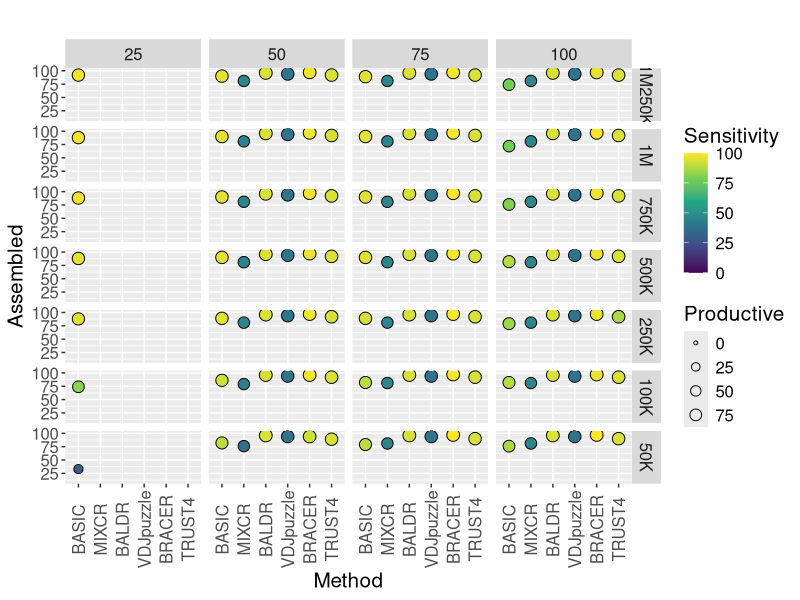
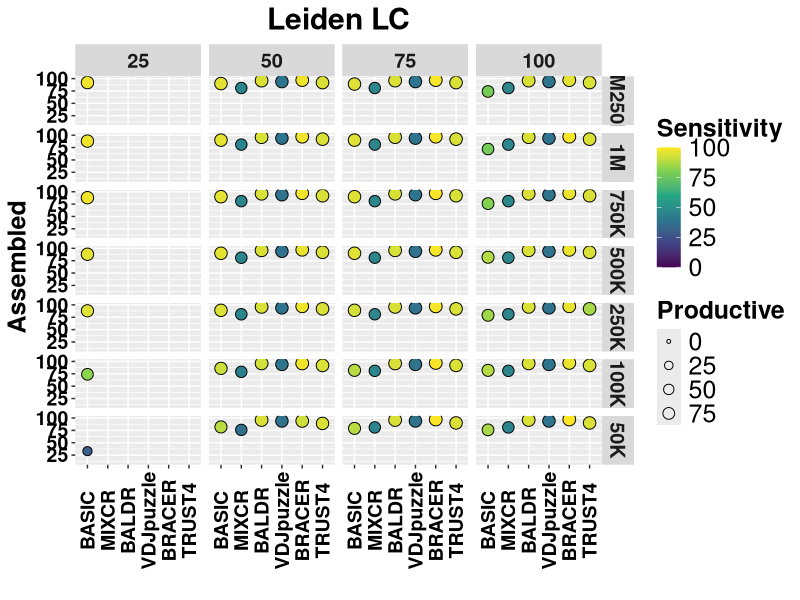

The R script that drew these images, in order:
#Reproduction supplementary figure 1 

rm(list = ls())
library(ggplot2)
library(tidyr)
library(dplyr)
library(RColorBrewer)

#input file is within this folder
sensitivity <- read.table("BALDR_BASIC_LEIDEN.txt",header=T,sep="\t")
head(sensitivity)


colnames(sensitivity)[2] <- "newname2"
sensitivity_Canzar <- subset(sensitivity, Dataset == "Canzar")
sensitivity_Canzar <- subset(sensitivity_Canzar, Read_Length >= 25)

sensitivity_Upd <- subset(sensitivity, Dataset == "Upadhyay")
sensitivity_Upd <- subset(sensitivity_Upd, Read_Length >= 25)

sensitivity_This_Work <- subset(sensitivity, Dataset == "Leiden")
sensitivity_This_Work <- subset(sensitivity_This_Work, Read_Length >= 25)



sensitivity <- rbind(sensitivity_Canzar,sensitivity_Upd,sensitivity_This_Work)


sensitivity$Coverage <- factor(sensitivity$Coverage, levels=c("1M250K", "1M","750K","500K", "250K","100K","50K"))
sensitivity$Dataset <- factor(sensitivity$Dataset, levels=c("Upadhyay", "Canzar","Leiden"))
sensitivity$Method <- factor(sensitivity$Method, levels=c("BASIC", "MIXCR", "BALDR", "VDJpuzzle","BRACER","TRUST4"))
sensitivity$Chain <- factor(sensitivity$Chain, levels=c("Heavy", "Light"))

sensitivity$Percentage_Assembled <- (sensitivity$Percentage_Assembled)*100
sensitivity$Percentage_Productive <- (sensitivity$Percentage_Productive)*100
sensitivity$Percentage_Assembled <- lapply(sensitivity$Percentage_Assembled, as.integer)
sensitivity$Percentage_Productive <- lapply(sensitivity$Percentage_Productive,as.integer)

sensitivity$Percentage_Assembled <- as.numeric(sensitivity$Percentage_Assembled)
sensitivity$Percentage_Productive <- as.numeric(sensitivity$Percentage_Productive)
sensitivity$Sensitivity <- (sensitivity$Sensitivity)*100
head(sensitivity)
names(sensitivity)[3] <- "Assembled_2"
names(sensitivity)[4] <- "Assembled"
names(sensitivity)[5] <- "Productive_2"
names(sensitivity)[6] <- "Productive"
head(sensitivity)

#sensitivity <- subset(sensitivity, Dataset == "Canzar")
#sensitivity <- subset(sensitivity, Chain == "Heavy")

#sensitivity <- subset(sensitivity, Dataset == "Upadhyay")
#sensitivity <- subset(sensitivity, Chain == "Light")


sensitivity <- subset(sensitivity, Dataset == "Leiden")
sensitivity <- subset(sensitivity, Chain == "Light")

p1 <- ggplot(data = sensitivity,
             aes(x = Method, y = Assembled,size=Productive,shape=Sensitivity)) +
  geom_point(aes(size = Productive, fill = Sensitivity), shape = 21) +
  scale_fill_viridis_c()+  scale_size_continuous(range = c(1, 4))

# parsing ok but facet labels are on two different rows
p2 <- p1 +
  facet_grid(Coverage ~ Read_Length)+ 
  theme(axis.text.x=element_text(angle = 90, vjust = 0.5))+ylim(c(10,100))+ggtitle(label=" ")+theme(plot.title = element_text(hjust = 0.5))+theme(text=element_text(size=15))

p2
p2 +theme(axis.text=element_text(size=18),
          axis.title=element_text(size=18,face="bold"))+  theme(plot.title = element_text(hjust = 0.5))+theme(axis.text=element_text(size=14),axis.title=element_text(size=14,face="bold"))+ggtitle("Leiden LC")+ xlab("") + ylab(" Assembled") +theme(text=element_text(size=15))+theme(axis.text.x = element_text(face="bold", color="#000001")) + theme(axis.text.y = element_text(face="bold", color="#000001"))+theme(text = element_text(size = 18, face="bold"))+theme(axis.title.y = element_text(size = 18))+theme(legend.text = element_text(size = 18,face="plain"))+theme(legend.title = element_text(size = 18))



